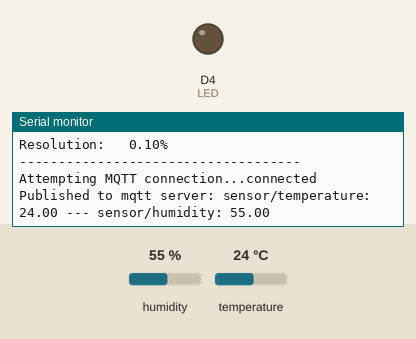
Simulated run of this sketch. Board: ESP8266 (Wemos D1 mini). Shown: output pins drawn as LEDs (lit = HIGH), the last lines printed to the serial monitor. The inputs (shaded band) are chosen by the test bench; at power-on: humidity 55 %, temperature 24 °C. WiFi joins after 1.5 s; servers stay silent unless stated; no MQTT or app messages arrive unless stated.

Above: at 4.7 s.
4.8 s: humidity set to 22 %
At 6.1 s:
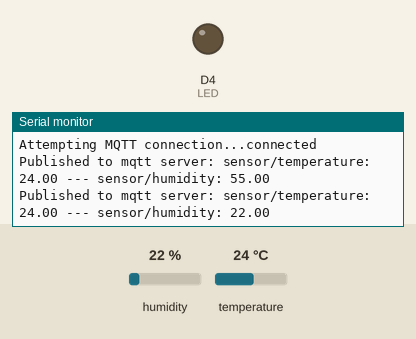
6.3 s: temperature set to 12 °C
At 7.7 s:
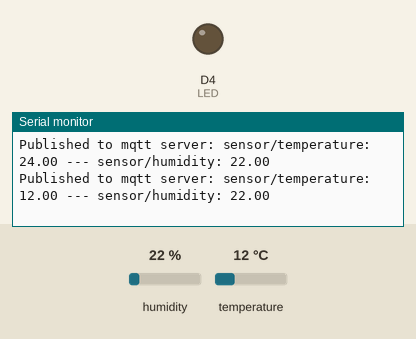
7.8 s: humidity set to 40 %
At 11.0 s:
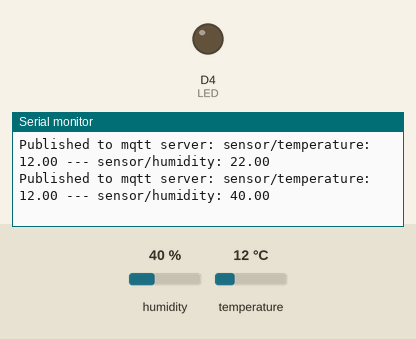
Timing chart, 0 to 12.5 s (numbered marks = the images above; inputs shaded):
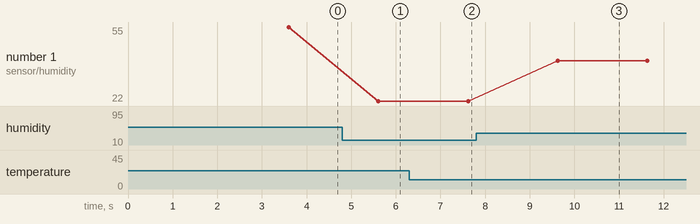

The sketch:

wemos_dht_mqtt_webserver.ino
```cpp
/*************************************
 *                                   *
 *   wemos_dht_mqtt_webserver.ino    *
 *                                   *
 *************************************
 *
 *  TRY: this is a test sketch where I want to try to integrate some relevant technologies and methods
 *  that will be implemented into my IoTSuite project.
 *
 *  Feel free to test and edit it. Please tell me about yours developments about this.
 *
 *  Integration:
 *
 *      - ESP8266 WiFi Client / Webserver
 *      - DHT temperature & humidity sensor
 *      - Mqtt pub/sub
 *      - Http data JSON publicaton as REST style
 *
 *  Libraries:
 *
 *      - Arduino ESP8266 libraries: https://github.com/esp8266/Arduino/tree/master/libraries
 *      - Adafruit Sensor: https://github.com/adafruit/Adafruit_Sensor
 *      - Adafruit DHT Unified: https://github.com/adafruit/Adafruit_DHT_Unified/blob/master/DHT_U.h
 *      - Adafruit DHT: https://github.com/adafruit/DHT-sensor-library/blob/master/DHT.h
 *      - Arduino Client for MQTT: https://github.com/knolleary/pubsubclient
 *      - ArduinoJson: https://github.com/bblanchon/ArduinoJson
 *
 *  TODO:
 *
 *      - Reorganize & get better source code
 *      - Create own library
 *      - Make auto AP / STA selection
 *      - Make possible update parameters via http pages > EEPROM writes
 *
 *
 *  See my world at:
 *        _
 *       (_)___  _________ ___  _____
 *      / / __ \/ ___/ __ `__ \/ ___/
 *     / / /_/ / /  / / / / / / /__
 *  __/ /\____/_/  /_/ /_/ /_/\___/
 * /___/
 *
 *  @jormc
 *  http://www.jormc.es
 *  2018-02-04
 *
 *************************************************************************************************/

// ESP8266 libraries
#include <ESP8266WiFi.h>
#include <ESP8266WebServer.h>
#include <ESP8266mDNS.h>
#include <WiFiClient.h>

// DHT libraries
#include <Adafruit_Sensor.h>
#include <DHT.h>
#include <DHT_U.h>

// MQTT
#include <PubSubClient.h>

// Other libraries
#include <ArduinoJson.h>

// AP Credentials
const char *ssid        = "Wemos001";
const char *password    = "1234567890";

// STA Credentials
const char *staSsid     = "xxxxxxxx";
const char *staPassword = "xxxxxxxx";

// Hardware config
const int LED     = LED_BUILTIN;

// ESP8266 Webserver object
ESP8266WebServer server(80);

// DHT shield config
#define DHTTYPE   DHT22
const int DHTPIN  = D4;
uint32_t delayMS;
sensor_t dhtSensor;
DHT_Unified dht(DHTPIN, DHTTYPE);

typedef struct {
  float value;
  char* unit;
} Sensor;

Sensor tempSensor = {0, "ºC"};
Sensor humSensor = {0, "%"};

// Other variables
unsigned long lastTime = 0;
DynamicJsonBuffer jsonBuffer(512);

// Your MQTT Brocker Credentials
#define mqtt_server "xxxxxxxx"
#define mqtt_user "xxxxxxxx"
#define mqtt_password "xxxxxxxx"
#define humidity_topic "sensor/humidity"
#define temperature_topic "sensor/temperature"

WiFiClient espClient;
PubSubClient client(espClient);

void setup() {

  delay(1000);

  // Setup serial
  Serial.begin(115200);

  // Setup Wemos as an AP
  // setupAP();

  // Setup Wemos as an AP
  setupSTA();

  // Setup the DHT shield
  setupDht();

  // Setup the mqtt client/server
  setupMqtt();
}

void loop() {

  if (!client.connected()) {
    reconnect();
  }
  client.loop();

  server.handleClient();

  if (millis() > lastTime + delayMS) {
    getDhtValues();
    publishMqtt();
    lastTime = millis();
  };

}

void setupAP() {
  // If password is not present, wifi will be open
  WiFi.softAP(ssid, password);

  // Get the AP IP
  IPAddress myIP = WiFi.softAPIP();

  Serial.println();
  Serial.println("Configuring access point...");

  Serial.print("AP IP address: ");
  Serial.println(myIP);

  // Handle requests
  server.on("/", handleApRoot);
  server.on("/config", handleApConfig);

  // Start the server
  server.begin();

  Serial.println("HTTP server started in AP mode");
}

void setupSTA() {

  pinMode (LED, OUTPUT);

  digitalWrite (LED, LOW);

  // COnfigure as STA mode
  WiFi.mode ( WIFI_STA );
  WiFi.begin (staSsid, staPassword );
  Serial.println ("");

  // Wait for connection
  Serial.print("Starting in STA mode");
  while ( WiFi.status() != WL_CONNECTED ) {
    delay ( 500 );
    Serial.print ( "." );
  }

  Serial.println("");
  Serial.print("Connected to ");
  Serial.println(staSsid);
  Serial.print("IP address: ");
  Serial.println(WiFi.localIP());

  if (MDNS.begin("esp8266")) {
    Serial.println("MDNS responder started");
  }

  server.on("/", handleStaRoot);
  server.on("/config", handleStaConfig);
  server.on("/data", handleGetSensorData);
  server.onNotFound(handleNotFound);
  server.begin();

  Serial.println ("HTTP server started in STA mode");
}

void setupDht() {

  Serial.println("Initializing DHT sensor...");

  // Initialize device.
  dht.begin();

  delay(1000);

  Serial.println("DHST sensor initialized successfully");

  // Print temperature sensor details.
  dht.temperature().getSensor(&dhtSensor);

  Serial.println("------------------------------------");
  Serial.println("Temperature");
  Serial.print  ("Sensor:       "); Serial.println(dhtSensor.name);
  Serial.print  ("Driver Ver:   "); Serial.println(dhtSensor.version);
  Serial.print  ("Unique ID:    "); Serial.println(dhtSensor.sensor_id);
  Serial.print  ("Max Value:    "); Serial.print(dhtSensor.max_value); Serial.println(" *C");
  Serial.print  ("Min Value:    "); Serial.print(dhtSensor.min_value); Serial.println(" *C");
  Serial.print  ("Resolution:   "); Serial.print(dhtSensor.resolution); Serial.println(" *C");
  Serial.println("------------------------------------");

  // Print humidity sensor details.
  dht.humidity().getSensor(&dhtSensor);
  Serial.println("------------------------------------");
  Serial.println("Humidity");
  Serial.print  ("Sensor:       "); Serial.println(dhtSensor.name);
  Serial.print  ("Driver Ver:   "); Serial.println(dhtSensor.version);
  Serial.print  ("Unique ID:    "); Serial.println(dhtSensor.sensor_id);
  Serial.print  ("Max Value:    "); Serial.print(dhtSensor.max_value); Serial.println("%");
  Serial.print  ("Min Value:    "); Serial.print(dhtSensor.min_value); Serial.println("%");
  Serial.print  ("Resolution:   "); Serial.print(dhtSensor.resolution); Serial.println("%");
  Serial.println("------------------------------------");

  // Set delay between sensor readings based on sensor details.
  delayMS = (dhtSensor.min_delay / 1000);
}

void setupMqtt() {
  client.setServer(mqtt_server, 1883);
}

void publishMqtt() {
  client.publish(temperature_topic, String(tempSensor.value).c_str(), true);
  client.publish(humidity_topic, String(humSensor.value).c_str(), true);

  Serial.print("Published to mqtt server: ");
  Serial.print(temperature_topic);
  Serial.print(": ");
  Serial.print(tempSensor.value);
  Serial.print(" --- ");
  Serial.print(humidity_topic);
  Serial.print(": ");
  Serial.println(humSensor.value);
}

void reconnect() {
  // Loop until we're reconnected
  while (!client.connected()) {
    Serial.print("Attempting MQTT connection...");
    // Attempt to connect
    // If you do not want to use a username and password, change next line to
    // if (client.connect("ESP8266Client")) {
    if (client.connect("ESP8266Client", mqtt_user, mqtt_password)) {
      Serial.println("connected");
    } else {
      Serial.print("failed, rc=");
      Serial.print(client.state());
      Serial.println(" try again in 5 seconds");
      // Wait 5 seconds before retrying
      delay(5000);
    }
  }
}

void handleApRoot() {
  server.send(200, "text/html", "<h1>You are now connected to the AP</h1>");
}

void handleApConfig() {
  server.send(200, "text/html", "<h1>Wemos 001 administration page</h1><br />");
}

void handleStaRoot() {
  server.send(200, "text/html", "<h1>You are now connected to the STA</h1>");
}

void handleStaConfig() {
  server.send(200, "text/html", "<h1>Wemos 001 administration page</h1><br />");
}

void handleGetSensorData() {

  JsonObject& root = jsonBuffer.createObject();

  JsonObject& temp = jsonBuffer.createObject();
  temp["value"] = tempSensor.value;
  temp["unit"] = tempSensor.unit;

  JsonObject& hum = jsonBuffer.createObject();
  hum["value"] = humSensor.value;
  hum["unit"] = humSensor.unit;

  root["temperature"] = temp;
  root["humidity"] = hum;

  char jsonChar[512];
  root.printTo((char*)jsonChar, root.measureLength() + 1);
  server.send(200, "application/json", jsonChar);

}

void handleNotFound() {
  digitalWrite (LED, HIGH);

  String message = "File Not Found\n\n";
  message += "URI: ";
  message += server.uri();
  message += "\nMethod: ";
  message += ( server.method() == HTTP_GET ) ? "GET" : "POST";
  message += "\nArguments: ";
  message += server.args();
  message += "\n";

  for ( uint8_t i = 0; i < server.args(); i++ ) {
    message += " " + server.argName ( i ) + ": " + server.arg ( i ) + "\n";
  }

  server.send ( 404, "text/plain", message );

  digitalWrite (LED, LOW);
}

void getDhtValues() {

  // Delay between measurements.
  // delay(delayMS);

  // Get temperature event and print its value.
  sensors_event_t event;

  dht.temperature().getEvent(&event);
  if (isnan(event.temperature)) {
    // Serial.println("Error reading humidity!");
    tempSensor.value = -100;
  } else {
    // Serial.print("Temperature: ");
    // Serial.println(event.temperature);
    tempSensor.value = event.temperature;
  }

  // Get humidity event and print its value.
  dht.humidity().getEvent(&event);
  if (isnan(event.relative_humidity)) {
    // Serial.println("Error reading humidity!");
    humSensor.value = -100;
  } else {
    // Serial.print("Humidity: ");
    // Serial.println(event.relative_humidity);
    humSensor.value = event.relative_humidity;
  }

}
```

Measured:
- after the input at 4.8 s, the serial monitor: prints a new line after 0.81 s (image 1)
- after the input at 6.3 s, the serial monitor: prints a new line after 1.3 s (image 2)
- after the input at 7.8 s, the serial monitor: prints a new line after 1.8 s (image 3)
- plotted number 1: 22 → 40 after the input at 7.8 s
